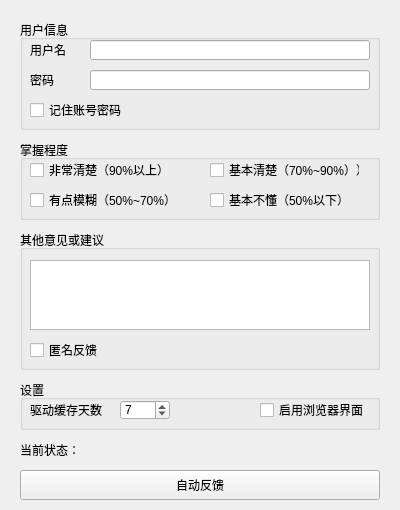
<?xml version="1.0" encoding="UTF-8"?>
<ui version="4.0">
 <class>AutoFeedback</class>
 <widget class="QWidget" name="AutoFeedback">
  <property name="geometry">
   <rect>
    <x>0</x>
    <y>0</y>
    <width>400</width>
    <height>510</height>
   </rect>
  </property>
  <property name="maximumSize">
   <size>
    <width>400</width>
    <height>510</height>
   </size>
  </property>
  <property name="windowTitle">
   <string>AutoFeedBack</string>
  </property>
  <widget class="QPushButton" name="submitButton">
   <property name="geometry">
    <rect>
     <x>20</x>
     <y>470</y>
     <width>360</width>
     <height>30</height>
    </rect>
   </property>
   <property name="text">
    <string>自动反馈</string>
   </property>
  </widget>
  <widget class="QGroupBox" name="userinfoGroup">
   <property name="geometry">
    <rect>
     <x>20</x>
     <y>140</y>
     <width>360</width>
     <height>80</height>
    </rect>
   </property>
   <property name="title">
    <string>掌握程度</string>
   </property>
   <widget class="QCheckBox" name="ACheck">
    <property name="geometry">
     <rect>
      <x>10</x>
      <y>20</y>
      <width>150</width>
      <height>20</height>
     </rect>
    </property>
    <property name="text">
     <string>非常清楚（90%以上）</string>
    </property>
   </widget>
   <widget class="QCheckBox" name="BCheck">
    <property name="geometry">
     <rect>
      <x>190</x>
      <y>20</y>
      <width>150</width>
      <height>20</height>
     </rect>
    </property>
    <property name="text">
     <string>基本清楚（70%~90%））</string>
    </property>
   </widget>
   <widget class="QCheckBox" name="CCheck">
    <property name="geometry">
     <rect>
      <x>10</x>
      <y>50</y>
      <width>150</width>
      <height>20</height>
     </rect>
    </property>
    <property name="text">
     <string>有点模糊（50%~70%）</string>
    </property>
   </widget>
   <widget class="QCheckBox" name="DCheck">
    <property name="geometry">
     <rect>
      <x>190</x>
      <y>50</y>
      <width>150</width>
      <height>20</height>
     </rect>
    </property>
    <property name="text">
     <string>基本不懂（50%以下）</string>
    </property>
   </widget>
  </widget>
  <widget class="QGroupBox" name="suggestionGroup">
   <property name="geometry">
    <rect>
     <x>20</x>
     <y>230</y>
     <width>360</width>
     <height>140</height>
    </rect>
   </property>
   <property name="title">
    <string>其他意见或建议</string>
   </property>
   <widget class="QTextEdit" name="suggestionEdit">
    <property name="geometry">
     <rect>
      <x>10</x>
      <y>30</y>
      <width>340</width>
      <height>70</height>
     </rect>
    </property>
    <property name="html">
     <string>&lt;!DOCTYPE HTML PUBLIC &quot;-//W3C//DTD HTML 4.0//EN&quot; &quot;http://www.w3.org/TR/REC-html40/strict.dtd&quot;&gt;
&lt;html&gt;&lt;head&gt;&lt;meta name=&quot;qrichtext&quot; content=&quot;1&quot; /&gt;&lt;meta charset=&quot;utf-8&quot; /&gt;&lt;style type=&quot;text/css&quot;&gt;
p, li { white-space: pre-wrap; }
hr { height: 1px; border-width: 0; }
li.unchecked::marker { content: &quot;\2610&quot;; }
li.checked::marker { content: &quot;\2612&quot;; }
&lt;/style&gt;&lt;/head&gt;&lt;body style=&quot; font-family:'Microsoft YaHei UI'; font-size:9pt; font-weight:400; font-style:normal;&quot;&gt;
&lt;p style=&quot;-qt-paragraph-type:empty; margin-top:0px; margin-bottom:0px; margin-left:0px; margin-right:0px; -qt-block-indent:0; text-indent:0px;&quot;&gt;&lt;br /&gt;&lt;/p&gt;&lt;/body&gt;&lt;/html&gt;</string>
    </property>
   </widget>
   <widget class="QCheckBox" name="anonymityCheck">
    <property name="geometry">
     <rect>
      <x>10</x>
      <y>110</y>
      <width>79</width>
      <height>20</height>
     </rect>
    </property>
    <property name="text">
     <string>匿名反馈</string>
    </property>
   </widget>
  </widget>
  <widget class="QGroupBox" name="levelGroup">
   <property name="enabled">
    <bool>true</bool>
   </property>
   <property name="geometry">
    <rect>
     <x>20</x>
     <y>20</y>
     <width>360</width>
     <height>110</height>
    </rect>
   </property>
   <property name="title">
    <string>用户信息</string>
   </property>
   <widget class="QLabel" name="usernameLabel">
    <property name="geometry">
     <rect>
      <x>10</x>
      <y>20</y>
      <width>50</width>
      <height>20</height>
     </rect>
    </property>
    <property name="text">
     <string>用户名</string>
    </property>
   </widget>
   <widget class="QLabel" name="passwordLabel">
    <property name="geometry">
     <rect>
      <x>10</x>
      <y>50</y>
      <width>50</width>
      <height>20</height>
     </rect>
    </property>
    <property name="text">
     <string>密码</string>
    </property>
   </widget>
   <widget class="QCheckBox" name="rememberCheck">
    <property name="geometry">
     <rect>
      <x>10</x>
      <y>80</y>
      <width>100</width>
      <height>20</height>
     </rect>
    </property>
    <property name="text">
     <string>记住账号密码</string>
    </property>
   </widget>
   <widget class="QLineEdit" name="usernameEdit">
    <property name="geometry">
     <rect>
      <x>70</x>
      <y>20</y>
      <width>280</width>
      <height>20</height>
     </rect>
    </property>
   </widget>
   <widget class="QLineEdit" name="passwordEdit">
    <property name="geometry">
     <rect>
      <x>70</x>
      <y>50</y>
      <width>280</width>
      <height>20</height>
     </rect>
    </property>
    <property name="echoMode">
     <enum>QLineEdit::Password</enum>
    </property>
   </widget>
  </widget>
  <widget class="QLabel" name="stateLabel">
   <property name="geometry">
    <rect>
     <x>90</x>
     <y>440</y>
     <width>290</width>
     <height>20</height>
    </rect>
   </property>
   <property name="text">
    <string/>
   </property>
  </widget>
  <widget class="QLabel" name="label">
   <property name="geometry">
    <rect>
     <x>20</x>
     <y>440</y>
     <width>60</width>
     <height>20</height>
    </rect>
   </property>
   <property name="text">
    <string>当前状态：</string>
   </property>
  </widget>
  <widget class="QGroupBox" name="settingGroup">
   <property name="geometry">
    <rect>
     <x>20</x>
     <y>380</y>
     <width>360</width>
     <height>50</height>
    </rect>
   </property>
   <property name="title">
    <string>设置</string>
   </property>
   <widget class="QCheckBox" name="displayCheck">
    <property name="geometry">
     <rect>
      <x>240</x>
      <y>20</y>
      <width>110</width>
      <height>20</height>
     </rect>
    </property>
    <property name="text">
     <string>启用浏览器界面</string>
    </property>
   </widget>
   <widget class="QLabel" name="cacheLabel">
    <property name="geometry">
     <rect>
      <x>10</x>
      <y>20</y>
      <width>80</width>
      <height>20</height>
     </rect>
    </property>
    <property name="text">
     <string>驱动缓存天数</string>
    </property>
   </widget>
   <widget class="QSpinBox" name="cacheSpin">
    <property name="geometry">
     <rect>
      <x>100</x>
      <y>20</y>
      <width>50</width>
      <height>20</height>
     </rect>
    </property>
    <property name="buttonSymbols">
     <enum>QAbstractSpinBox::UpDownArrows</enum>
    </property>
    <property name="minimum">
     <number>1</number>
    </property>
    <property name="maximum">
     <number>30</number>
    </property>
    <property name="value">
     <number>7</number>
    </property>
   </widget>
  </widget>
 </widget>
 <resources/>
 <connections/>
</ui>
